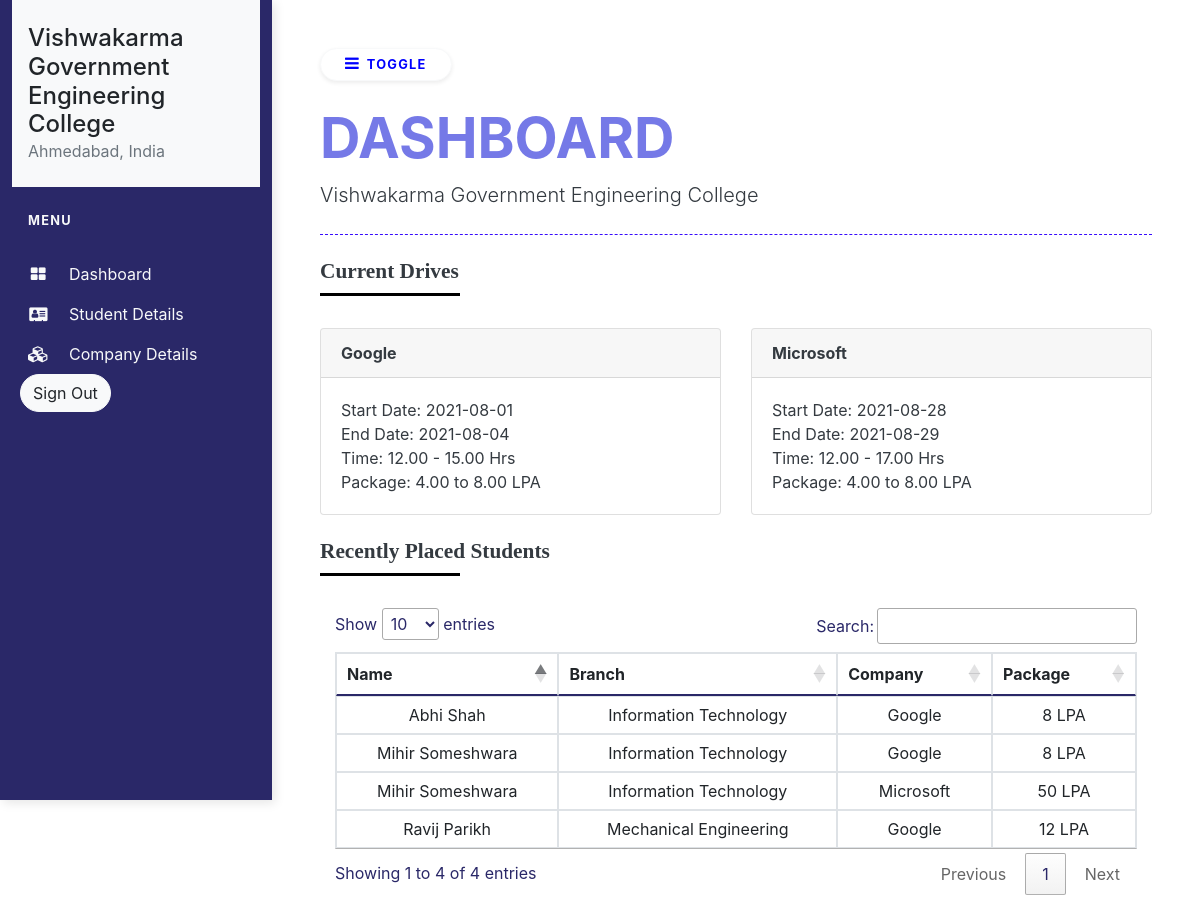
Screenshot of /College.php (signed in) with the database file from the repository.
### tables this page shows
CREATE TABLE `college_tbl` (
  `college_id` int(11) NOT NULL,
  `college_uname` varchar(10) NOT NULL,
  `college_pass` varchar(20) NOT NULL,
  `college_name` varchar(128) NOT NULL,
  `college_contact` varchar(20) NOT NULL,
  `college_web` varchar(128) NOT NULL,
  `college_mail` varchar(128) NOT NULL,
  `college_address` text NOT NULL
);

CREATE TABLE `approved_drive` (
  `drive_id` int(11) NOT NULL,
  `company_name` varchar(128) NOT NULL,
  `college_name` varchar(128) NOT NULL,
  `start_date` varchar(20) NOT NULL,
  `end_date` varchar(20) NOT NULL,
  `time` varchar(20) NOT NULL,
  `platform` varchar(128) NOT NULL,
  `req_emp` int(11) NOT NULL,
  `package` varchar(20) NOT NULL,
  `offer_file` varchar(128) NOT NULL
);

CREATE TABLE `application_tbl` (
  `app_id` int(11) NOT NULL,
  `seeker_uname` varchar(20) NOT NULL,
  `company_name` varchar(128) NOT NULL,
  `college_name` varchar(128) NOT NULL,
  `is_approved` tinyint(1) NOT NULL DEFAULT 0,
  `platform` varchar(128) NOT NULL,
  `link` text DEFAULT NULL,
  `is_placed` tinyint(1) NOT NULL DEFAULT 0,
  `app_package` varchar(20) DEFAULT NULL,
  `app_date` text DEFAULT NULL,
  `app_time` varchar(30) DEFAULT NULL,
  `comment` varchar(128) DEFAULT NULL
);

CREATE TABLE `seeker_tbl` (
  `seeker_id` int(11) NOT NULL,
  `seeker_fname` varchar(30) NOT NULL,
  `seeker_lname` varchar(30) NOT NULL,
  `seeker_uname` varchar(10) NOT NULL,
  `seeker_pass` varchar(20) NOT NULL,
  `seeker_bdate` date NOT NULL,
  `seeker_contact` varchar(20) NOT NULL,
  `seeker_mail` varchar(50) NOT NULL,
  `seeker_web` varchar(256) NOT NULL,
  `seeker_add` text NOT NULL,
  `seeker_college` varchar(256) DEFAULT NULL,
  `seeker_branch` varchar(60) DEFAULT NULL,
  `seeker_enroll` varchar(18) DEFAULT NULL,
  `seeker_year` int(11) NOT NULL,
  `seeker_about` text NOT NULL,
  `seeker_profile` text NOT NULL,
  `seeker_cv` text NOT NULL,
  `seeker_achievement` text DEFAULT NULL,
  `seeker_approve` tinyint(1) NOT NULL DEFAULT 0
);

### College.php (the view, shortened to what this page needs)
<?php
include 'connection.php';
?>
<!DOCTYPE html>
<html>
<?php
$uname = $_SESSION['uname'];
$sql = $conn->prepare("SELECT * FROM `college_tbl` WHERE `college_uname` = '$uname' ");
$sql->execute();
$row = $sql->fetch();
if ($row) {
    $name = $row['college_name'];
    $add = $row['college_address'];
} else {
    echo "<script>alert('Something went wrong! Please try again later.')</script>";
    echo "<script>window.open('./Logout.php','_self')</script>";
}
?>
<head>
    <link href="https://cdn.jsdelivr.net/npm/bootstrap@5.0.2/dist/css/bootstrap.min.css" rel="stylesheet">
    <link rel="stylesheet" href="https://stackpath.bootstrapcdn.com/bootstrap/4.1.3/css/bootstrap.min.css">
    <link rel="stylesheet" href="https://stackpath.bootstrapcdn.com/font-awesome/4.7.0/css/font-awesome.min.css">
    <link rel="stylesheet" type="text/css" href="https://cdn.datatables.net/1.10.25/css/jquery.dataTables.css">
    <link rel="stylesheet" href="style_seek.css?v=<?php echo time(); ?>">
</head>
<body>
    <div class="container-fluid">
        <div class="row" id="super-of-submenu">
            <div class="vertical-nav bg-primary" id="sidebar" style="background-color: #2a2868 !important;">
                <div class="py-4 px-3 mb-4 bg-light">
                    <div class="media d-flex align-items-center">
                        <div class="media-body">
                            <h4 class="m-0"><?php echo $name; ?></h4>
                            <p class="font-weight-normal text-muted mb-0"><?php echo $add; ?></p>
                        </div>
                    </div>
                </div>
                <p class="text-light font-weight-bold text-uppercase px-3 small pb-4 mb-0">Menu</p>
                <ul class="nav flex-column bg-primary mb-0" style="background-color: #2a2868 !important;">
                    <li class="sub-menu-active nav-link text-light" id="college_dashboard_submenu">
                        <i class="fa fa-th-large mr-3 text-light fa-fw"></i> Dashboard
                    </li>
                    <li class="nav-item nav-link text-light" id="student_details_submenu">
                        <i class="fa fa-address-card mr-3 text-light fa-fw"></i> Student Details
                    </li>
                    <li class="nav-item nav-link text-light" id="college_comp_details_submenu">
                        <i class="fa fa-cubes mr-3 text-light fa-fw"></i> Company Details
                    </li>
                    <li>
                        <a href="./Logout.php" class="ml-2 mt-2">
                            <button type="button" class="btn btn-light" style="border-radius: 100pt ;">Sign Out</button>
                        </a>
                    </li>
                </ul>
            </div>
            <div class="page-content p-5 bg-white" id="content">
                <button id="sidebarCollapse" type="button" class="btn btn-light bg-white rounded-pill shadow-sm px-4 mb-4"><i class="fa fa-bars mr-2"></i><small class="text-uppercase font-weight-bold">Toggle</small></button>
                <div class="titles" id="college_dashboard">
                    <h2 class="display-4 text-primary font-weight-bold">DASHBOARD</h2>
                    <p class="lead text-dark mb-0"><?php echo $name; ?></p>
                    <div class="separator"></div>
                    <div class="text-left text-dark">
                        <h4 style="font-family: Product Sans;font-weight: 800;font-size: 16pt;">Current Drives</h4>
                        <h4 style="border-bottom:3px solid black;width:140px"></h4>
                    </div>
                    <br>
                    <div class="card-deck">
                        <?php
                        $sql = $conn->prepare("SELECT * FROM `approved_drive` WHERE `college_name` = '$name' ");
                        $sql->execute();
                        if ($sql->rowCount() > 0) {
                            while ($row = $sql->fetch()) {
                                $company = $row['company_name'];
                                $start = $row['start_date'];
                                $end = $row['end_date'];
                                $time = $row['time'];
                                $pack = $row['package'];
                        ?>
                                <div class="card text-dark">
                                    <div class="card-header font-weight-bold">
                                        <?php echo $company ?>
                                    </div>
                                    <div class="card-body">
                                        Start Date: <?php echo $start ?> <br>
                                        End Date: <?php echo $end ?> <br>
                                        Time: <?php echo $time ?> <br>
                                        Package: <?php echo $pack ?>
                                    </div>
                                </div>
                            <?php }
                        }
                        ?>
                    </div>
                    <br>
                    <div class="text-left text-dark">
                        <h4 style="font-family: Product Sans;font-weight: 800;font-size: 16pt;">Recently Placed Students</h4>
                        <h4 style="border-bottom:3px solid black;width:140px"></h4>
                    </div>
                    <br>
                    <div class="col">
                        <div style="font-size:12pt; color: #2a2868;">
                            <table class="table text-center table-bordered" id="recently_placed">
                                <thead>
                                    <tr>
                                        <th style="border-bottom:2px solid #2a2868 !important" scope="col">Name</th>
                                        <th style="border-bottom:2px solid #2a2868 !important" scope="col">Branch</th>
                                        <th style="border-bottom:2px solid #2a2868 !important" scope="col">Company</th>
                                        <th style="border-bottom:2px solid #2a2868 !important" scope="col">Package</th>
                                    </tr>
                                </thead>
                                <tbody id="tableBody">
                                    <?php
                                    $sql = $conn->prepare("SELECT * FROM `application_tbl` WHERE `college_name` = '$name' and `is_placed`=1");
                                    $sql->execute();
                                    if ($sql->rowCount() > 0) {
                                        while ($row = $sql->fetch()) {
                                            $user = $row['seeker_uname'];
                                            $query = $conn->prepare("SELECT * FROM `seeker_tbl` WHERE `seeker_uname`='$user' ");
                                            $query->execute();
                                            $show=$query->fetch();
                                    ?>
                                            <tr>
                                                <td><?php echo $show['seeker_fname'] . " " . $show['seeker_lname']; ?></td>
                                                <td><?php echo $show['seeker_branch']; ?></td>
                                                <td><?php echo $row['company_name']; ?></td>
                                                <td><?php echo $row['app_package']; ?></td>
                                            </tr>
                                        <?php }
                                    } else { ?>
                                        <tr>
                                            <td>No Recent Placements</td>
                                        </tr>
                                    <?php    }
                                    ?>
                                </tbody>
                            </table>
                        </div>
                    </div>
                </div>
            </div>
        </div>
</body>
</html>

### style_seek.css (style rules this page uses)
body { min-height: 100vh; overflow-x: hidden; }
.vertical-nav { min-width: 17rem; width: 17rem; height: 100vh; position: fixed; top: 0; left: 0; box-shadow: 3px 3px 10px rgba(0, 0, 0, 0.1); transition: all 0.4s; }
.page-content { width: calc(100% - 17rem); margin-left: 17rem; transition: all 0.4s; }
.separator { margin: 1.5rem 0; border-bottom: 1px dashed rgb(56, 12, 252); }
.text-uppercase { letter-spacing: 0.1em; }
.nav-link { text-transform: capitalize; }
.bg-white { color: blue !important; }
.text-primary { color: #7579e7 !important; }

### College.php (style rules this page uses)
#sidebar { cursor: pointer !important; }
* { text-decoration: none !important; }

### rows the page displays
college_tbl: college_name "Vishwakarma Government Engineering College", college_address "Ahmedabad, India"
approved_drive: company_name "Google", start_date "2021-08-01", end_date "2021-08-04", time "12.00 - 15.00 Hrs", package "4.00 to 8.00 LPA"
approved_drive: company_name "Microsoft", start_date "2021-08-28", end_date "2021-08-29", time "12.00 - 17.00 Hrs", package "4.00 to 8.00 LPA"
application_tbl: seeker_tbl.seeker_fname "Abhi", seeker_tbl.seeker_lname "Shah", seeker_tbl.seeker_branch "Information Technology", company_name "Google", app_package "8 LPA"
application_tbl: seeker_tbl.seeker_fname "Mihir", seeker_tbl.seeker_lname "Someshwara", seeker_tbl.seeker_branch "Information Technology", company_name "Google", app_package "8 LPA"
application_tbl: seeker_tbl.seeker_fname "Mihir", seeker_tbl.seeker_lname "Someshwara", seeker_tbl.seeker_branch "Information Technology", company_name "Microsoft", app_package "50 LPA"
application_tbl: seeker_tbl.seeker_fname "Ravij", seeker_tbl.seeker_lname "Parikh", seeker_tbl.seeker_branch "Mechanical Engineering", company_name "Google", app_package "12 LPA"
